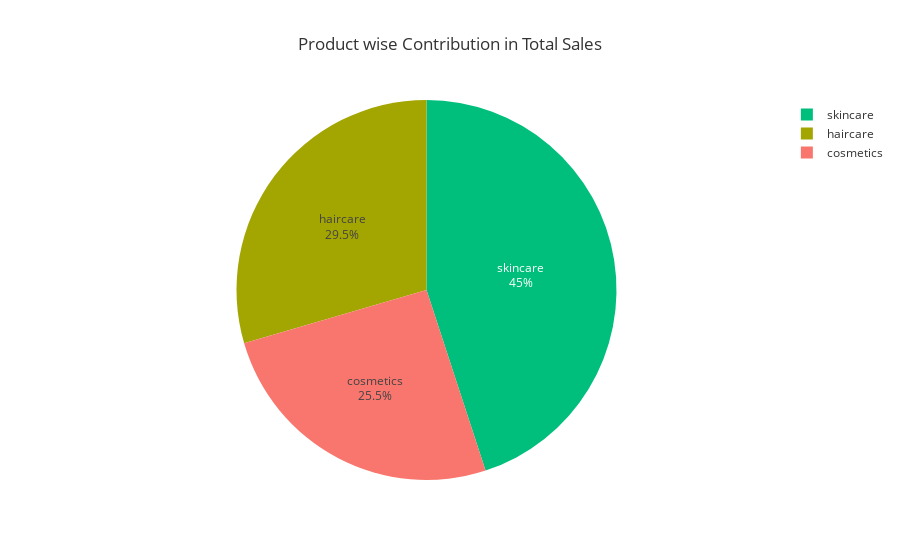

Notebook code cell kept with this figure:
### Markdown cell above
## Product wise Analysis

### Code cell
pie_chart= px.pie(df.groupby("Product type").sum().round(3), values= "Number of products sold", names= df.groupby("Product type").sum().round(3).index, 
                  title= "Product wise Contribution in Total Sales", color= df.groupby("Product type").sum().round(3).index,
                  hover_data= ['Number of products sold'])
pie_chart.update_traces(textposition='inside', textinfo='percent+label')
pie_chart.show()

### Figure 1 — Plotly figure (JSON) as saved in the notebook; plotly's stock layout.template omitted (floating-point values rounded to 4 significant figures)
{"data": [{"customdata": [[11757, "cosmetics"], [13611, "haircare"], [20731, "skincare"]], "domain": {"x": [0, 1], "y": [0, 1]}, "hovertemplate": "label=%{label}<br>Number of products sold=%{customdata[0]}<br>color=%{customdata[1]}<extra></extra>", "labels": ["cosmetics", "haircare", "skincare"], "legendgroup": "", "marker": {"colors": ["#F8766D", "#A3A500", "#00BF7D"]}, "name": "", "showlegend": true, "textinfo": "percent+label", "textposition": "inside", "type": "pie", "values": [11757, 13611, 20731]}], "layout": {"legend": {"tracegroupgap": 0}, "title": {"text": "Product wise Contribution in Total Sales"}}}
